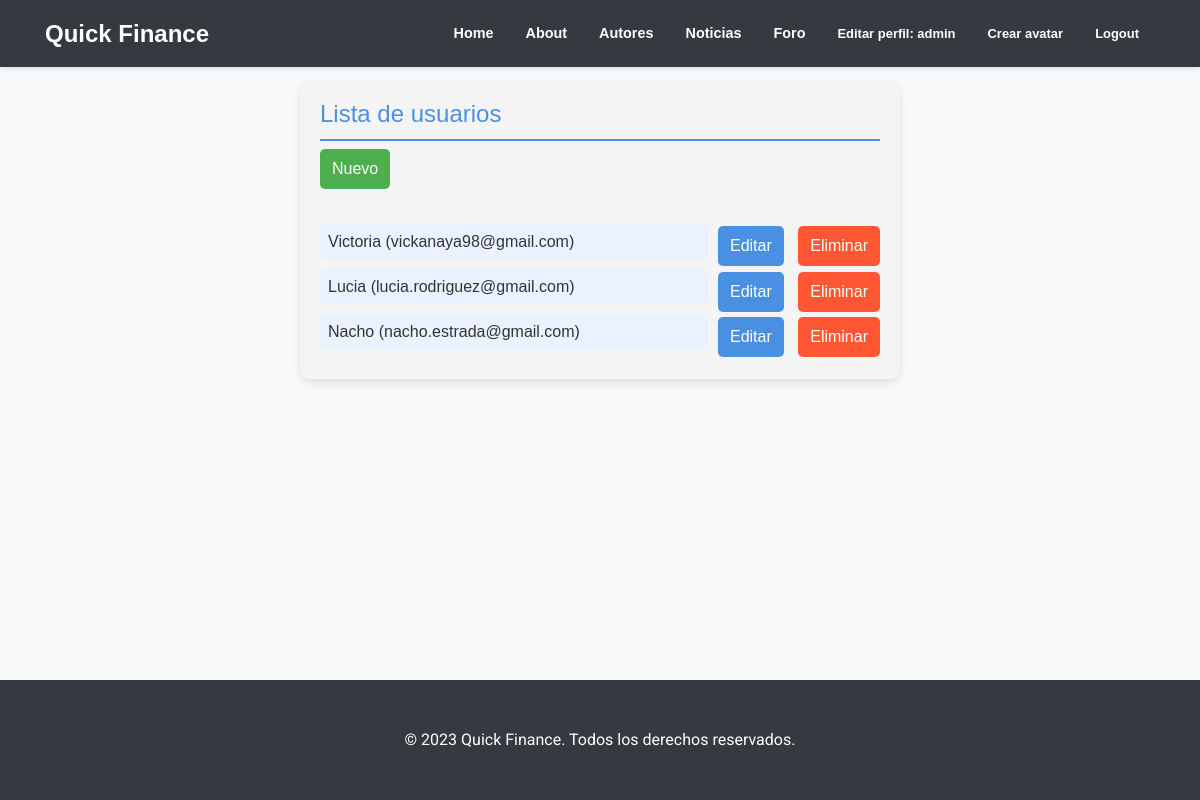
Screenshot of /AppCoder/usuarios/lista/ (signed in) with the database file from the repository.
### AppCoder/models.py (models this page shows, shortened)
class Usuario(models.Model):
    ID = models.BigAutoField(primary_key=True)
    nombre = models.CharField(max_length=100)
    apellido = models.CharField(max_length=100)
    email = models.EmailField(max_length=50)
    nacimiento = models.DateField(null=True, blank=True)
    intereses = models.CharField(max_length=100)
    pais_origen = models.CharField(max_length=100, blank=True, null=True)

### AppCoder/views.py (the view)
# urls.py: path('usuarios/lista/', UsuarioListView.as_view(), name='usuarios_lista'),
class UsuarioListView(LoginRequiredMixin, ListView):
    model = Usuario
    context_object_name = "usuarios"
    template_name = 'AppCoder/cbv_usuario_list.html'

### AppCoder/templates/AppCoder/cbv_usuario_list.html
{% extends "AppCoder/base.html" %}
{% block contenido %}
<div style="font-family: Arial, sans-serif; padding: 20px; background-color: #f4f4f4; max-width: 600px; margin: auto; border-radius: 10px; box-shadow: 0 4px 8px rgba(0, 0, 0, 0.1);">
    <h4 style="color: #4a90e2; border-bottom: 2px solid #4a90e2; padding-bottom: 10px;">Lista de usuarios</h4>
    <button style="background-color: #4CAF50; color: white; padding: 8px 12px; border: none; border-radius: 5px; cursor: pointer; margin-bottom: 15px;">
        <a href="{% url 'AppCoder:crear_usuarios' %}" style="color: white;">Nuevo</a>
    </button>
    <div style="margin-top: 20px;">
    {% for usuario in usuarios %}
        <div style="display: flex; justify-content: space-between; align-items: center;">
            <h6 style="color: #333; background-color: #eaf2ff; padding: 8px; border-radius: 5px; margin-bottom: 10px; flex-grow: 1;">
                {{usuario.nombre}} ({{usuario.email}})
            </h6>
            <div>
                <button style="background-color: #4a90e2; color: white; padding: 8px 12px; border: none; border-radius: 5px; cursor: pointer; margin-left: 10px;">
                    <a href="{% url 'AppCoder:editar_usuario' pk=usuario.pk %}" style="color: white;">Editar</a>
                </button>
                <button style="background-color:  #FF5733; color: white; padding: 8px 12px; border: none; border-radius: 5px; cursor: pointer; margin-left: 10px;">
                    <a href="{% url 'AppCoder:eliminar_usuario' pk=usuario.pk %}" style="color: white;">Eliminar</a>
                </button>
            </div>
        </div>
    {% endfor %}
    </div>
</div>
{% endblock %}

### AppCoder/templates/AppCoder/navbar.html (shortened to what this page needs)
<!DOCTYPE html>
<html lang="es">
<head>
    <link rel="stylesheet" href="https://stackpath.bootstrapcdn.com/bootstrap/4.3.1/css/bootstrap.min.css"
>
</head>
<body>
    <nav class="navbar navbar-expand-lg navbar-dark bg-dark fixed-top">
        <div class="container">
            <a class="navbar-brand" href="{% url 'AppCoder:inicio' %}">Quick Finance</a>
            <div class="collapse navbar-collapse" id="navbarSupportedContent">
                <ul class="navbar-nav">
                    {% if user.is_authenticated %}
                        <li class="nav-item"><a class="nav-link" href="{% url 'AppCoder:inicio' %}">Home</a></li>
                        <li class="nav-item"><a class="nav-link" href="{% url 'AppCoder:about' %}">About</a></li>
                        <li class="nav-item"><a class="nav-link" href="{% url 'AppCoder:usuarios' %}">Autores</a></li>
                        <li class="nav-item"><a class="nav-link" href="{% url 'AppCoder:noticias' %}">Noticias</a></li>
                        <li class="nav-item"><a class="nav-link" href="{% url 'AppCoder:foros' %}">Foro</a></li>
                        <li class="nav-link"><a class="nav-link" href="{% url 'AppCoder:editar_perfil' %}">Editar perfil: {{ user.username }}</a></li>
                        <li class="nav-link"><a class="nav-link" href="{% url 'AppCoder:crear_avatar' %}">Crear avatar</a></li>
                        <li class="nav-link"><a class="nav-link" href="{% url 'AppCoder:logout' %}">Logout</a></li>
                    {% else %}
                        <li class="nav-item"><a class="nav-link" href="{% url 'AppCoder:registro' %}">Sign Up</a></li>
                        <li class="nav-item"><a class="nav-link" href="{% url 'AppCoder:login' %}">Login</a></li>
                    {% endif %}
                </ul>
            </div>
        </div>
    </nav>
</body>
</html>

### AppCoder/templates/AppCoder/navbar.html (style rules this page uses)
body { padding-top: 56px; background-color: #f8f9fa; font-family: 'Roboto', sans-serif; }
.navbar { background-color: #343a40; box-shadow: 0px 2px 5px rgba(0, 0, 0, 0.1); }
.navbar-brand { color: #ffffff; font-weight: bold; font-size: 1.5em; }
.navbar-nav { margin-left: auto; display: flex; align-items: center; }
.navbar-nav .nav-item { margin: 0 8px; }
.nav-link { color: #ffffff !important; font-weight: bold; font-size: 0.9em; }

### rows the page displays
Usuario: nombre "Victoria", email "vickanaya98@gmail.com"
Usuario: nombre "Lucia", email "lucia.rodriguez@gmail.com"
Usuario: nombre "Nacho", email "nacho.estrada@gmail.com"

### other values shown
{{ user.username }} "admin"
